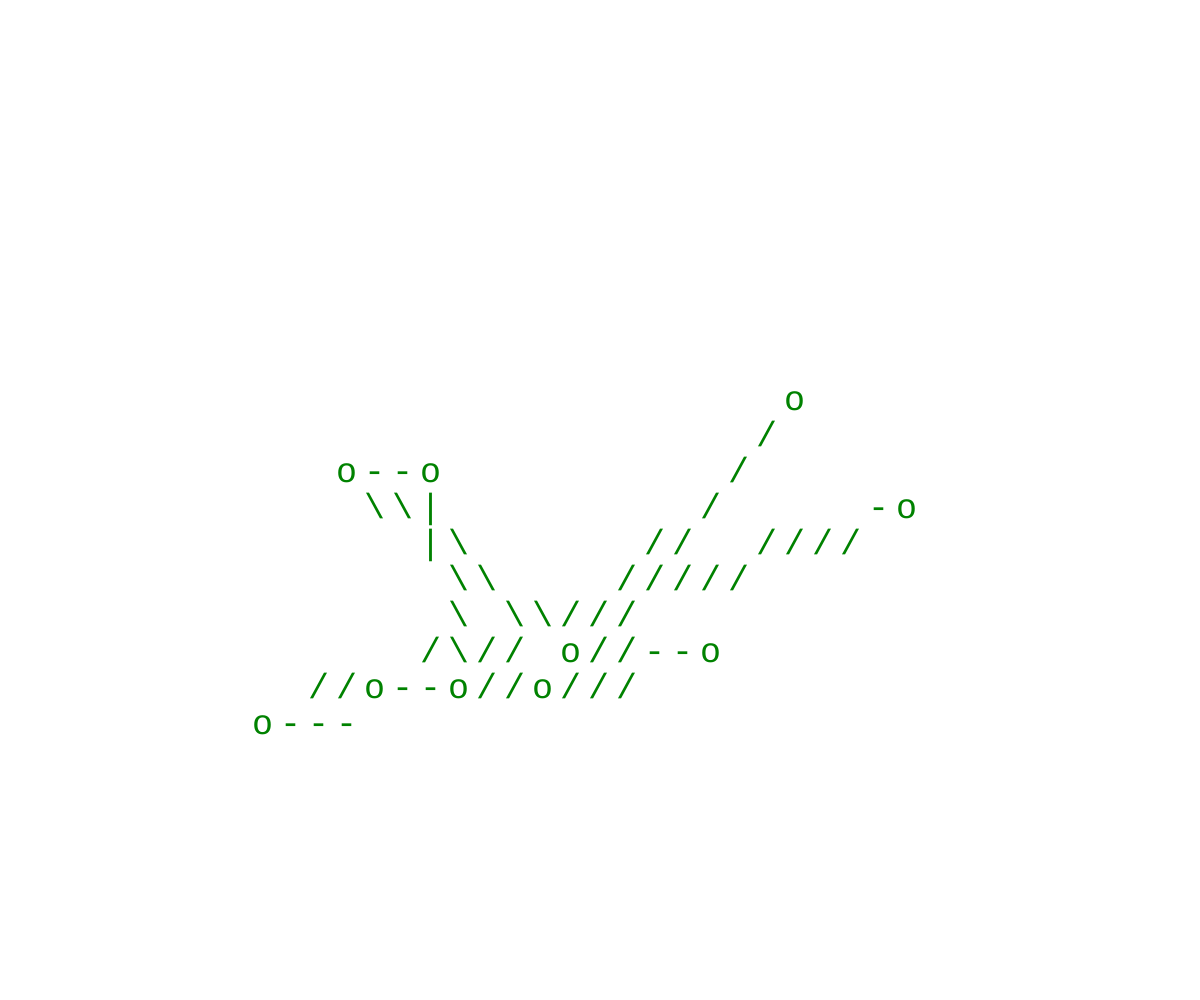
Frame 1 (no input)
Frame 2 (the mouse pressed at the canvas centre, redrawn once): identical to frame 1, image omitted

The p5.js sketch that drew this single still picture (run headless with seeded random() and noise() and a simulated clock; the mouse was pressed at the canvas centre and the sketch redrawn once):

// p5.js sketch
// ── sketch.js
let cols = 30;
let rows = 15;
let grid;
let points = [];

let offsetX = 0;
let offsetY = 0;
let cellW = 28;
let cellH = 36;

function setup() {
  createCanvas(windowWidth, windowHeight);
  textFont('monospace');
  textSize(35);
  noLoop();
  generateNewShape();
}

function draw() {
   clear(); 
  drawGrid();
}

function mouseClicked() {
  generateNewShape();
  redraw();
}

function windowResized() {
  resizeCanvas(windowWidth, windowHeight);
  generateNewShape();
  redraw();
}

function generateNewShape() {

  grid = [];
  for (let y = 0; y < rows; y++) {
    grid[y] = [];
    for (let x = 0; x < cols; x++) {
      grid[y][x] = ' ';
    }
  }


  let numPoints = floor(random(6, 12));
  points = [];
  for (let i = 0; i < numPoints; i++) {
    points.push({
      x: floor(random(2, cols - 2)),
      y: floor(random(2, rows - 2))
    });
  }


  for (let pt of points) {
    grid[pt.y][pt.x] = 'o';
  }


  let mode = floor(random(3));
  if (mode === 0) {
    for (let i = 0; i < points.length - 1; i++) {
      drawASCIILine(points[i], points[i + 1]);
    }
  } else if (mode === 1) {
    let center = points[floor(points.length / 2)];
    for (let pt of points) {
      if (pt !== center) drawASCIILine(center, pt);
    }
  } else {
    for (let i = 0; i < points.length; i++) {
      let next = (i + 1) % points.length;
      drawASCIILine(points[i], points[next]);
    }
  }


  offsetX = floor(random(0, max(0, windowWidth - cols * cellW)));
  offsetY = floor(random(0, max(0, windowHeight - rows * cellH)));
}

function drawGrid() {
  fill('#008200');
  for (let y = 0; y < rows; y++) {
    for (let x = 0; x < cols; x++) {
      text(grid[y][x], offsetX + x * cellW, offsetY + y * cellH);
    }
  }
}

function drawASCIILine(p1, p2) {
  let x1 = p1.x;
  let y1 = p1.y;
  let x2 = p2.x;
  let y2 = p2.y;

  let dx = abs(x2 - x1);
  let dy = abs(y2 - y1);
  let sx = x1 < x2 ? 1 : -1;
  let sy = y1 < y2 ? 1 : -1;
  let err = dx - dy;

  while (x1 !== x2 || y1 !== y2) {
    if (grid[y1][x1] === ' ') {
      grid[y1][x1] = getLineChar(x1, y1, x2, y2);
    }

    let e2 = 2 * err;
    if (e2 > -dy) {
      err -= dy;
      x1 += sx;
    }
    if (e2 < dx) {
      err += dx;
      y1 += sy;
    }
  }
}

function getLineChar(x1, y1, x2, y2) {
  if (x1 === x2) return '|';
  if (y1 === y2) return '-';
  return (x2 - x1) * (y2 - y1) > 0 ? '\\' : '/';
}
